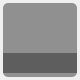
<?xml version="1.0" encoding="UTF-8"?>
<ui version="4.0">
 <class>project_see_itemClass</class>
 <widget class="QWidget" name="project_see_itemClass">
  <property name="geometry">
   <rect>
    <x>0</x>
    <y>0</y>
    <width>80</width>
    <height>80</height>
   </rect>
  </property>
  <property name="windowTitle">
   <string>project_see_item</string>
  </property>
  <widget class="QPushButton" name="pushButton_pic">
   <property name="geometry">
    <rect>
     <x>3</x>
     <y>3</y>
     <width>74</width>
     <height>74</height>
    </rect>
   </property>
   <property name="styleSheet">
    <string notr="true">border-radius: 5px;</string>
   </property>
   <property name="text">
    <string/>
   </property>
  </widget>
  <widget class="QLabel" name="label_bg">
   <property name="geometry">
    <rect>
     <x>3</x>
     <y>3</y>
     <width>74</width>
     <height>74</height>
    </rect>
   </property>
   <property name="styleSheet">
    <string notr="true">border-radius:5px;
background-color: rgb(144, 144, 144);
</string>
   </property>
   <property name="text">
    <string/>
   </property>
  </widget>
  <widget class="QPushButton" name="pushButton_baseName">
   <property name="geometry">
    <rect>
     <x>3</x>
     <y>53</y>
     <width>74</width>
     <height>20</height>
    </rect>
   </property>
   <property name="styleSheet">
    <string notr="true">background-color: rgba(80, 80, 80, 0);
border: 0px;
</string>
   </property>
   <property name="text">
    <string/>
   </property>
  </widget>
  <widget class="MarqueeLabel" name="label_baseName">
   <property name="geometry">
    <rect>
     <x>3</x>
     <y>53</y>
     <width>74</width>
     <height>20</height>
    </rect>
   </property>
   <property name="styleSheet">
    <string notr="true">background-color: rgba(80, 80, 80, 200);
font: 9pt &quot;微软雅黑&quot;;
color: rgb(255, 255, 255);
border: 0px;
text-align: center;</string>
   </property>
   <property name="text">
    <string/>
   </property>
   <property name="alignment">
    <set>Qt::AlignCenter</set>
   </property>
  </widget>
  <zorder>label_bg</zorder>
  <zorder>pushButton_pic</zorder>
  <zorder>label_baseName</zorder>
  <zorder>pushButton_baseName</zorder>
 </widget>
 <layoutdefault spacing="6" margin="11"/>
 <customwidgets>
  <customwidget>
   <class>MarqueeLabel</class>
   <extends>QLabel</extends>
   <header>MarqueeLabel.h</header>
  </customwidget>
 </customwidgets>
 <resources/>
 <connections/>
</ui>
